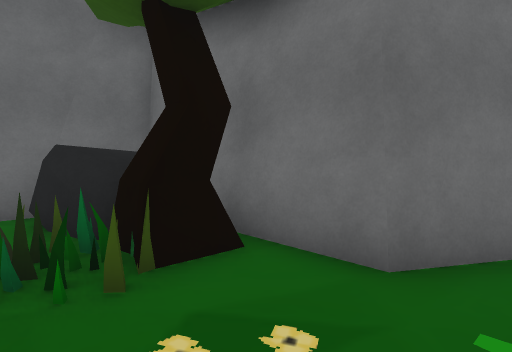
[1] (above)

21 first-person views from a walk through a scene from a Unity 3-D project. The camera is 1.4 m above the floor, tilts 6° down and sees 80° across. The floor is counted in squares, 1 m on a side. Each view is taken from the middle of a square. On the plan, view 1 faces up. The plan holds only what a view shows up to about 14 squares ahead; the rest is blank. The place goes on beyond the plan. The player character is not drawn. Some animated figures are left out. Some surface patterns are stand-ins.

[2]
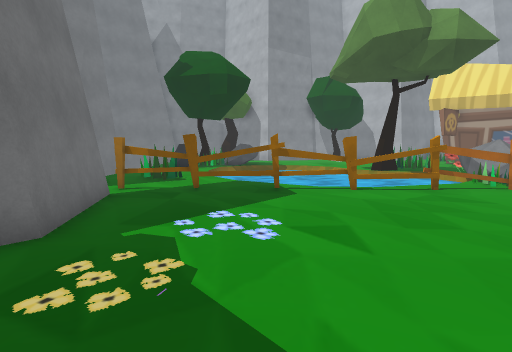

[3]
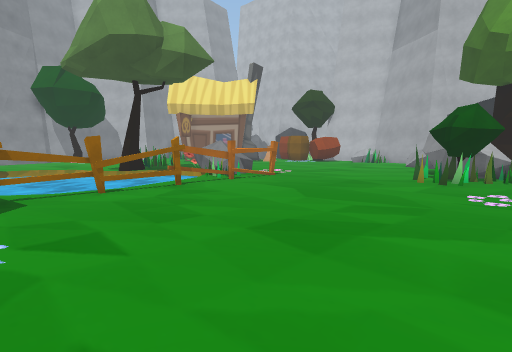

[4]
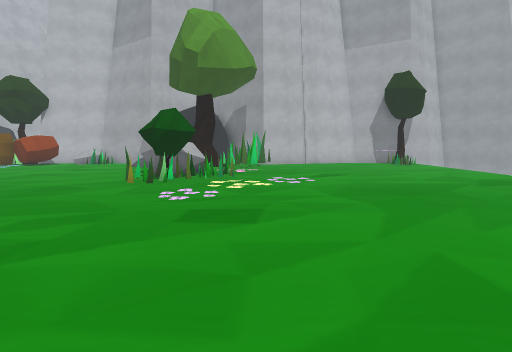

[5]
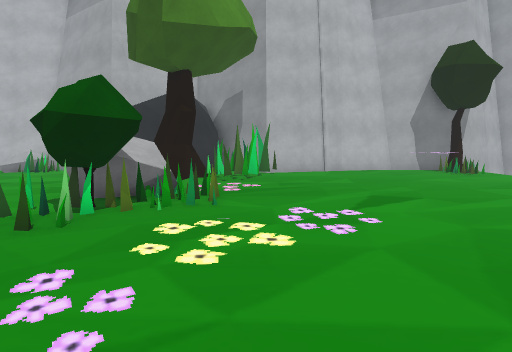

[6]
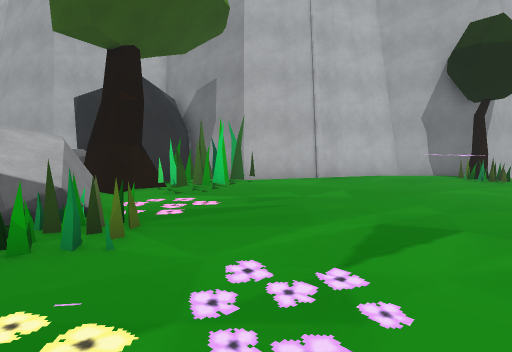

[7]
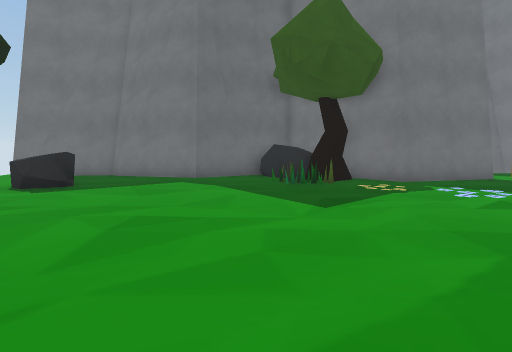

[8]
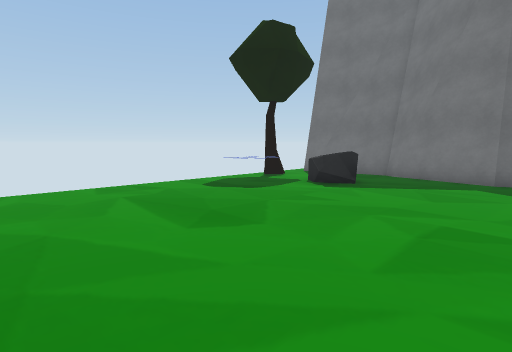

[9]
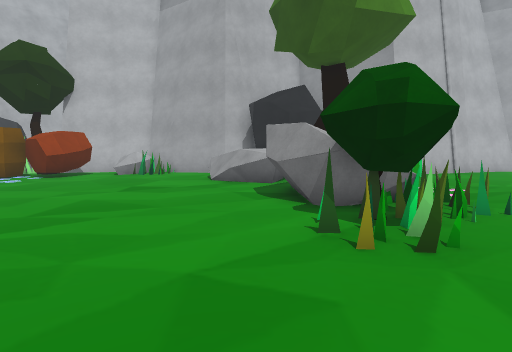

[10]
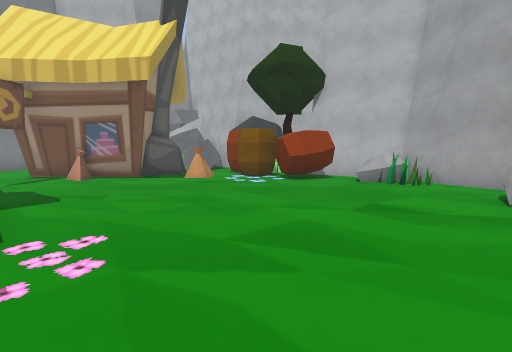

[11]
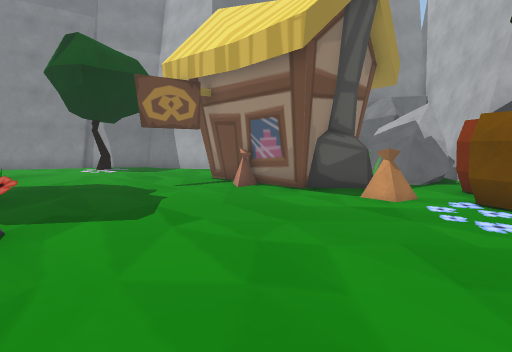

[12]
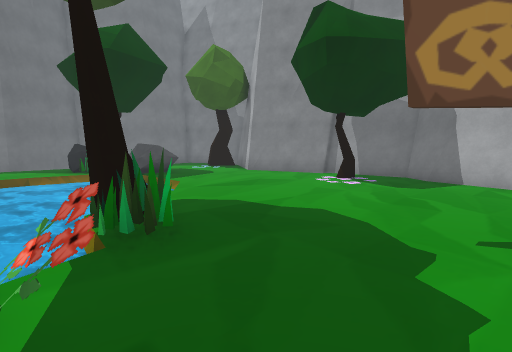

[13]
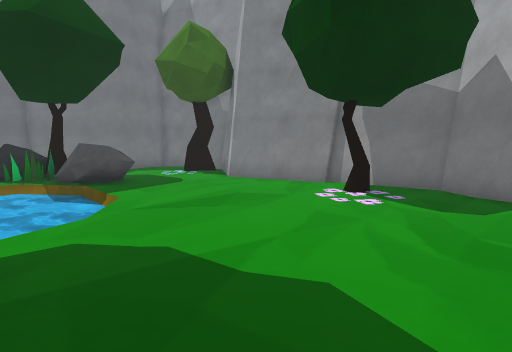

[14]
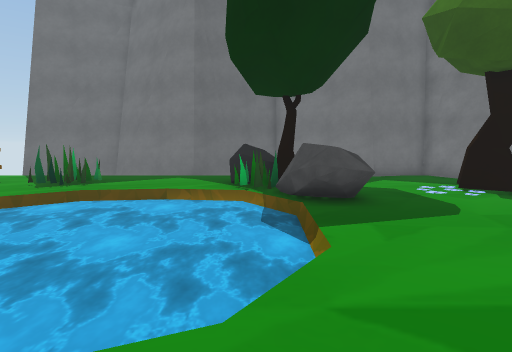

[15]
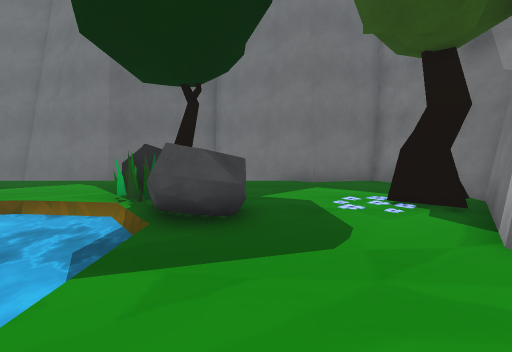

[16]
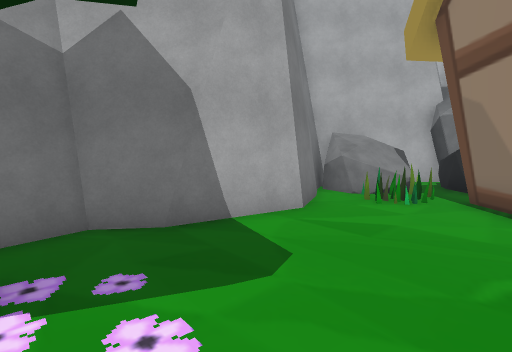

[17]
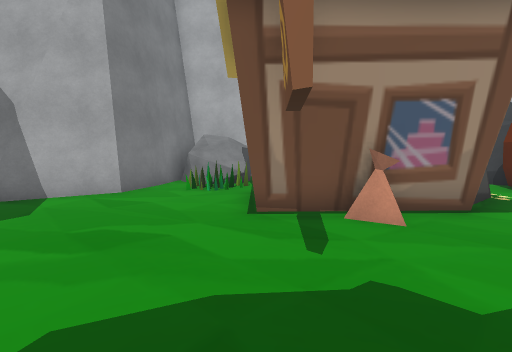

[18]
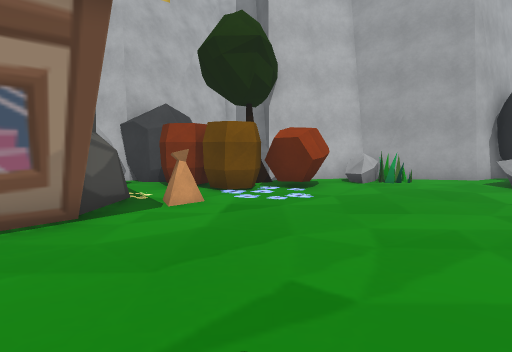

[19]
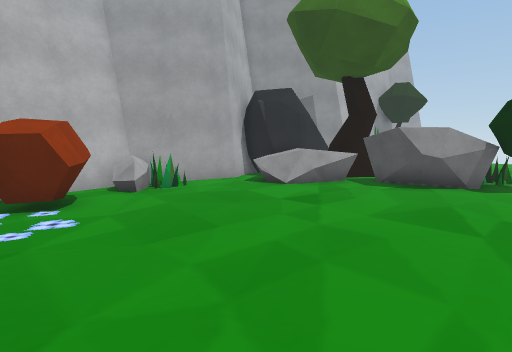

[20]
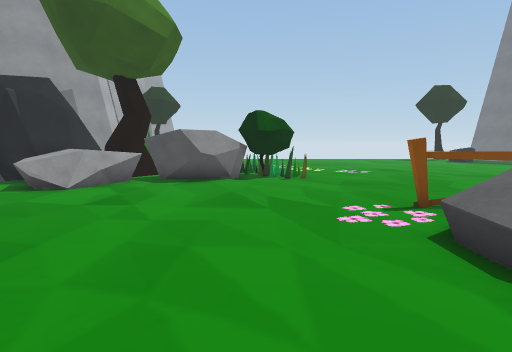

[21]
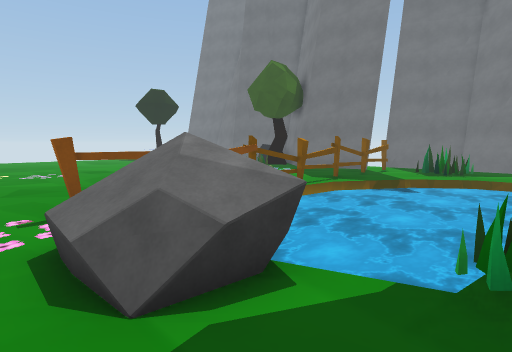

### Floor plan
Key: @ floor where view 1 was taken; # wall or solid block; . main floor; : floor 0.75 m higher than the main floor; = window, fence, low wall or low ledge; ≈ water the walk keeps out of; T tree; F fence; B barrel; L flower; S sack; O other object.
Columns run from 16 left of view 1 to 25 right of it. Each row starts with its distance up from view 1.
  7             ###            ####    =#####
  6   ######   ##O##      .. .......   .....##
  5     ...#####OOOT#     ..........OO ......#
  4      ........OTT######F..O.....OOT ......#
  3   T. O.......OOT.......O.........T ....T.#
  2  TT.OO ...............O....≈≈≈≈≈OO ...TTT#
  1  ....O................O..≈≈≈≈≈≈≈≈OOO....##
  0  ...............@.....O..≈≈≈≈≈≈≈≈OOO...##
 -1  .....................O.≈≈≈≈≈≈≈≈≈≈.....#
 -2  .....................O≈≈≈≈≈≈≈≈≈≈≈.....#
 -3  .....................O≈≈≈≈≈≈≈≈≈≈≈.....##
 -4  .....................O≈≈≈≈≈≈≈≈≈≈.......#
 -5  .....................O.≈≈≈≈≈≈≈≈........#
 -6  .....................O.≈≈≈≈≈T.........T##
 -7  .....................O.≈≈≈≈≈TT.......TT=#
 -8      .................O..≈≈≈≈............#
 -9      .................O.O ≈LL...........##
-10     ..................O.   L............#
-11     ..................L.LO:............##
-12    .............O......................##
-13   .............TT.................#....##
-14  ..............TTT...............###... ##
-15  .............OOOO..............S# ###OOO#
-16     ...........OOOO............###    OOO#
-17     ...........OOO.............##    OOOO#
-18    .............OO............S##    OO ##
-19   .............#TOOO..........SOO     O##
-20  .............TTTOOOO.....BBBBBOOOO   O#
-21  ..OO..........##OOOO.....BBB BB.OOOO OO
-22   TOO.....###.#####O....O.BBT BBOOOOO
-23 ##T....######### ######OO###T OOO###
-24 ########       ####   ######  OO
-25                               O
-26                               O

Where each view was taken, in squares from view 1:
view 1: 0 up, 0 right, facing up
view 2: 0 up, 3 left, facing right
view 3: 0 up, 3 left, facing down-right
view 4: 1 down, 4 left, facing down
view 5: 7 down, 4 left, facing down
view 6: 10 down, 5 left, facing down
view 7: 8 down, 4 left, facing up
view 8: 8 down, 5 left, facing up-left
view 9: 8 down, 2 right, facing down
view 10: 11 down, 3 right, facing down-right
view 11: 15 down, 6 right, facing right
view 12: 13 down, 11 right, facing up-right
view 13: 11 down, 14 right, facing up-right
view 14: 7 down, 16 right, facing up
view 15: 5 down, 19 right, facing up
view 16: 7 down, 19 right, facing down-right
view 17: 9 down, 14 right, facing down-right
view 18: 11 down, 12 right, facing down
view 19: 13 down, 12 right, facing down-left
view 20: 14 down, 13 right, facing left
view 21: 12 down, 13 right, facing up-left
